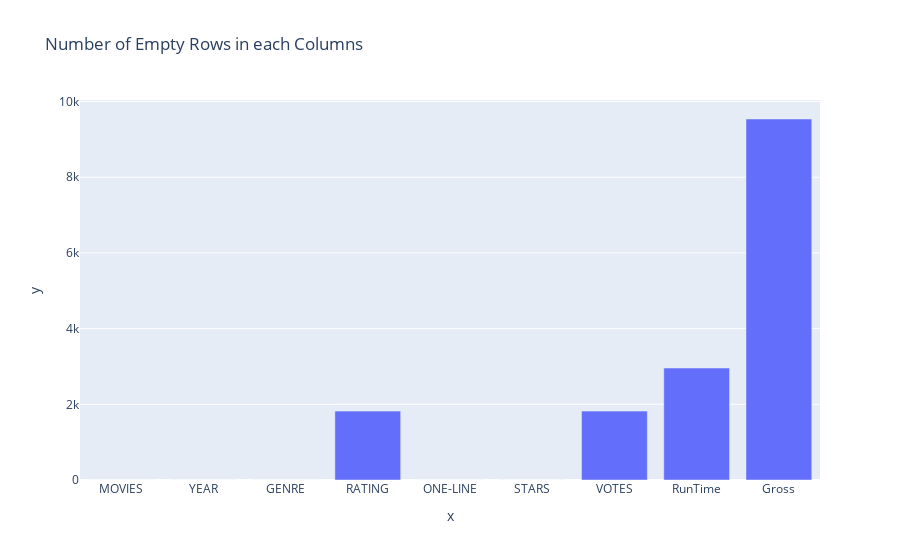

The notebook cell this image was saved under:
### Code cell
px.bar(x=data1.columns,y=data1.isnull().sum(),title="Number of Empty Rows in each Columns ")

### Figure 1 — Plotly figure (JSON) as saved in the notebook; plotly's stock layout.template omitted (floating-point values rounded to 4 significant figures)
{"data": [{"alignmentgroup": "True", "hovertemplate": "x=%{x}<br>y=%{y}<extra></extra>", "legendgroup": "", "marker": {"color": "#636efa"}, "name": "", "offsetgroup": "", "orientation": "v", "showlegend": false, "textposition": "auto", "type": "bar", "x": ["MOVIES", "YEAR", "GENRE", "RATING", "ONE-LINE", "STARS", "VOTES", "RunTime", "Gross"], "xaxis": "x", "y": [0, 0, 0, 1820, 0, 0, 1820, 2958, 9539], "yaxis": "y"}], "layout": {"barmode": "relative", "legend": {"tracegroupgap": 0}, "title": {"text": "Number of Empty Rows in each Columns "}, "xaxis": {"anchor": "y", "domain": [0, 1], "title": {"text": "x"}}, "yaxis": {"anchor": "x", "domain": [0, 1], "title": {"text": "y"}}}}
